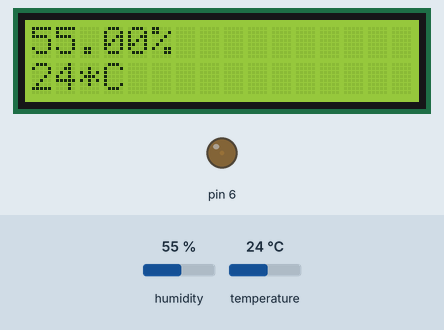
Recording of a sketch running on a simulated Arduino Uno, built with avr-gcc and run on an emulated ATmega328P. Shown: 16×2 character LCD, output pins drawn as LEDs (lit = HIGH). Inputs (shaded band) come from the test bench; at power-on: humidity 55 %, temperature 24 °C. What the sketch prints to the serial monitor is not drawn.

Above: at 3.2 s.
3.3 s: humidity set to 22 %
At 4.7 s:
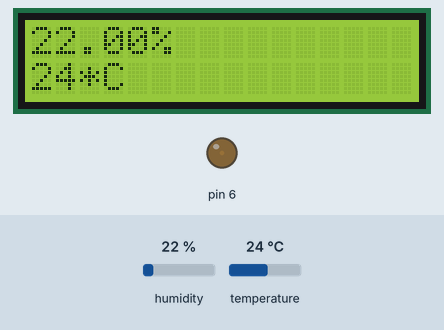
6.0 s: temperature set to 12 °C
At 7.2 s:
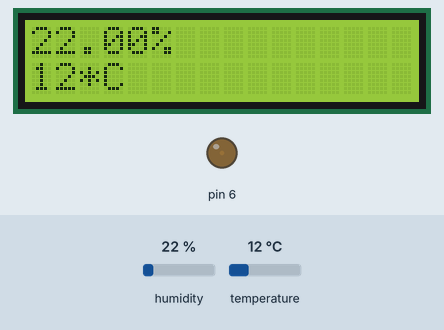
8.7 s: humidity set to 40 %
At 10.9 s:
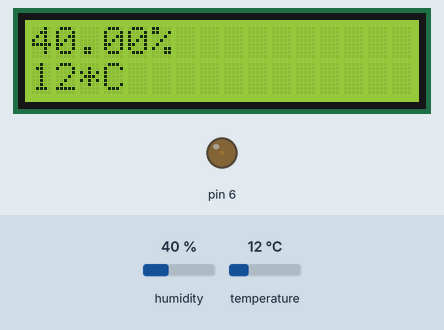
11.6 s: temperature set to 19 °C
At 13.4 s:
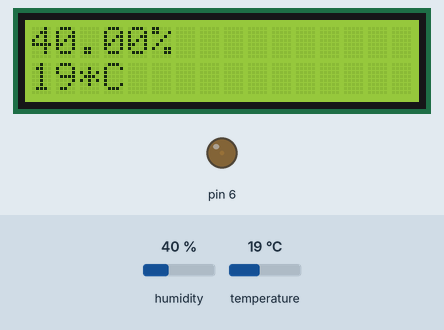
Timing chart, 0 to 14.9 s (numbered marks = the images above; inputs shaded):
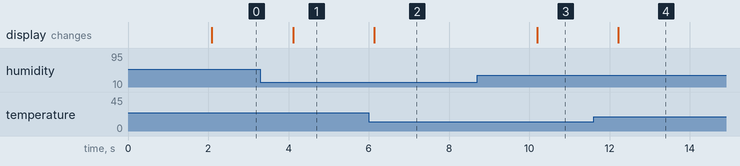

The sketch:

TEMPERATURA_HUMIDADE_DISPLAY.ino
```cpp
#include "dht.h"
#include <LiquidCrystal.h>

LiquidCrystal lcd(12, 11, 5, 4, 3, 2);

const int pinoDHT11 = A2;
dht DHT;

void setup()
{
  Serial.begin(9600);
  delay(2000);

  lcd.begin(16, 2);
  pinMode(6,OUTPUT);
  analogWrite(6,5);
}


void loop()
{
  DHT.read11(pinoDHT11);
  Serial.print("Umidade: ");
  Serial.print(DHT.humidity);
  Serial.print("%");
  Serial.print(" / Temperatura: ");
  Serial.print(DHT.temperature, 0);
  Serial.println("*C");
  lcd.setCursor(0,0);
  lcd.print(DHT.humidity);
  lcd.print("%");
  lcd.setCursor(0,1);
  lcd.print(DHT.temperature, 0);
  lcd.print("*C");
  delay(2000); //NAO DIMINUIR ESSE VALOR
}
```

Measured:
- after the input at 3.3 s, the display: changes after 0.81 s (image 1)
- after the input at 6.0 s, the display: changes after 0.14 s (image 2)
- after the input at 8.7 s, the display: changes after 1.5 s (image 3)
- after the input at 11.6 s, the display: changes after 0.62 s (image 4)
